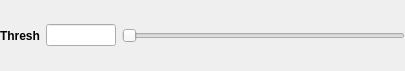
<?xml version="1.0" encoding="UTF-8"?>
<ui version="4.0">
 <class>Form</class>
 <widget class="QWidget" name="Form">
  <property name="geometry">
   <rect>
    <x>0</x>
    <y>0</y>
    <width>405</width>
    <height>71</height>
   </rect>
  </property>
  <property name="windowTitle">
   <string>Form</string>
  </property>
  <layout class="QHBoxLayout" name="horizontalLayout">
   <property name="leftMargin">
    <number>0</number>
   </property>
   <property name="topMargin">
    <number>0</number>
   </property>
   <property name="rightMargin">
    <number>0</number>
   </property>
   <property name="bottomMargin">
    <number>0</number>
   </property>
   <item>
    <widget class="QLabel" name="text_label">
     <property name="font">
      <font>
       <weight>75</weight>
       <bold>true</bold>
      </font>
     </property>
     <property name="text">
      <string>Thresh</string>
     </property>
     <property name="textFormat">
      <enum>Qt::PlainText</enum>
     </property>
    </widget>
   </item>
   <item>
    <widget class="QLineEdit" name="valuetext_slider_label">
     <property name="sizePolicy">
      <sizepolicy hsizetype="Expanding" vsizetype="Fixed">
       <horstretch>0</horstretch>
       <verstretch>0</verstretch>
      </sizepolicy>
     </property>
     <property name="maximumSize">
      <size>
       <width>70</width>
       <height>16777215</height>
      </size>
     </property>
    </widget>
   </item>
   <item>
    <widget class="QSlider" name="value_slider_pos">
     <property name="orientation">
      <enum>Qt::Horizontal</enum>
     </property>
     <property name="invertedAppearance">
      <bool>false</bool>
     </property>
     <property name="invertedControls">
      <bool>false</bool>
     </property>
     <property name="tickPosition">
      <enum>QSlider::NoTicks</enum>
     </property>
     <property name="tickInterval">
      <number>1</number>
     </property>
    </widget>
   </item>
  </layout>
 </widget>
 <resources/>
 <connections/>
</ui>
